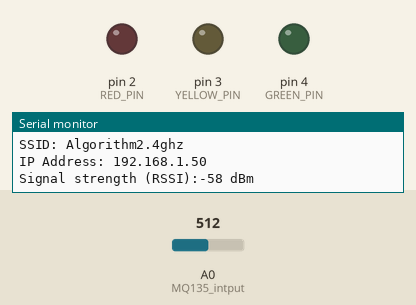
Simulated run of this sketch. Board: Arduino Mega 2560, built with avr-gcc and run on an emulated ATmega2560. Shown: output pins drawn as LEDs (lit = HIGH), the last lines printed to the serial monitor. The inputs (shaded band) are chosen by the test bench; at power-on: A0 (MQ135_intput) = 512. WiFi joins after 1.5 s; servers stay silent unless stated; uploads are accepted with an empty reply.

Above: at 2.7 s.
2.8 s: A0 (MQ135_intput) set to 140
At 5.5 s:
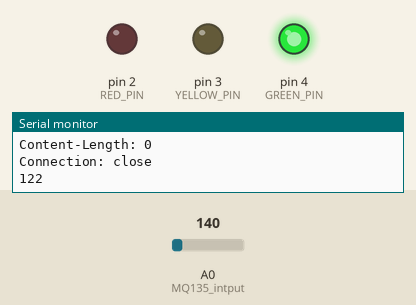
5.8 s: A0 (MQ135_intput) set to 196
8.8 s: A0 (MQ135_intput) set to 215
At 11.5 s:
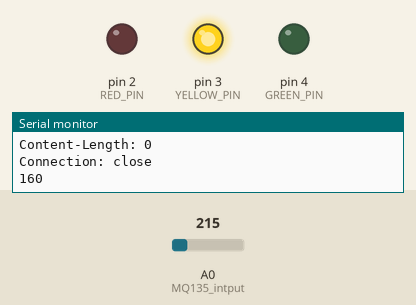
11.8 s: A0 (MQ135_intput) set to 745
14.8 s: A0 (MQ135_intput) set to 772
At 18.1 s:
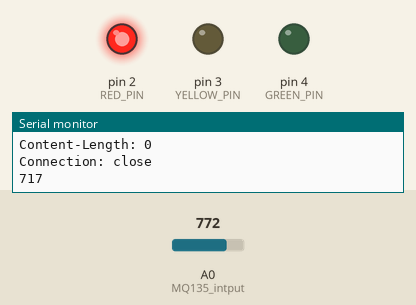
19.3 s: A0 (MQ135_intput) set to 716
At 22.1 s:
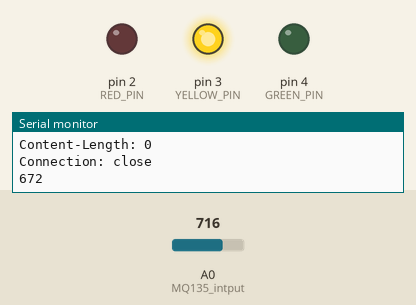
Timing chart, 0 to 23.3 s (numbered marks = the images above; inputs shaded):
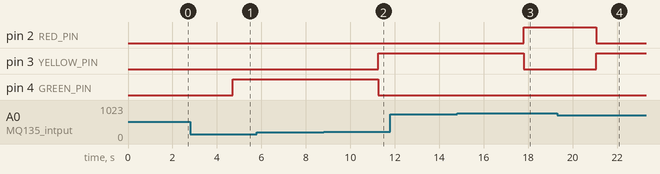

The sketch:

proj_final.ino
```cpp
// final project
// Student Name: Ronghuan You (your1)

// Air quality three levels:
// healthy level:     0 < ppm_value < 150
// moderate level: 150 <= ppm_value <= 700
// warning level:   700 < ppm_value

#include "WiFiEsp.h"
// Emulate Serial1 on pins 6/7 if not present
#ifndef HAVE_HWSERIAL1
#include "SoftwareSerial.h"
SoftwareSerial Serial1(10, 11);  // RX, TX
#endif

char ssid[] = "Algorithm2.4ghz"; // your network SSID (name)
char pass[] = "Fibonacci0.0";    // your network password
int status = WL_IDLE_STATUS;     // the Wifi radio's status
char server[] = "3.15.197.76";

// variables
char v1[] = "AirQualityValue:";
char ppm_val[4];                // ppm_val_3dig
char ppm_val_2dig[3];
char ppm_val_4dig[5];

char v2[] = "PredicationAirQuality:";
char predi_value[4];
char predi_2dig[3];
char predi_4dig[5];

char message1 = "AirQualityValueOver9999!";
char unit1[] = "PPM";
unsigned long pre_time = 0;

#define RED_PIN 2
#define YELLOW_PIN 3
#define GREEN_PIN 4
#define diff 55

boolean green = false;
boolean yellow = false;
boolean red = false;

char get_request[200];
// Initialize the Ethernet client object
WiFiEspClient client;

void setup()
{
  pinMode(A0, INPUT);                           //MQ135 intput
  pinMode(RED_PIN,OUTPUT);
  pinMode(YELLOW_PIN,OUTPUT);
  pinMode(GREEN_PIN,OUTPUT);

  Serial.begin(115200);                         // initialize serial for debugging
  Serial1.begin(115200);                        // initialize serial for ESP module
  WiFi.init(&Serial1);                          // initialize ESP module

  // check for the presence of the shield
  if (WiFi.status() == WL_NO_SHIELD) {
  //  Serial.println("WiFi shield not present");
  //  don't continue
  while (true);
}

  // attempt to connect to WiFi network
while ( status != WL_CONNECTED) {
  //  Serial.print("Attempting to connect to WPA SSID: ");
  //  Serial.println(ssid);
  // Connect to WPA/WPA2 network
  status = WiFi.begin(ssid, pass);
}

//  Serial.println("You're connected to the network");
  printWifiStatus();
}


void loop()
{
  unsigned long timer = millis();
  delay(1000);
  if (!client.connected()){
  //  Serial.println("Starting connection to server...");
  client.connect(server, 5000);
  }

  //  Serial.println("Connected to server");
  // ==========================================================================================
  // set up and calibration
  int current_ppm[10];                            // array to store ppm values with 10 size
  int original_ppm = 0;
  int calc_ppm = 0;                               //int for calculated ppm
  int sum_for_calib = 0;                          //int for averaging

  int arr_pre[100];
  int sum_pre = 0;

  for (int x = 0; x < 10; x++)
  {
    current_ppm[x] = analogRead(A0);
    delay(200);
  }

  for (int x = 0; x < 10; x++)                  //add samples together
  {
    sum_for_calib += current_ppm[x];
  }

  original_ppm = sum_for_calib / 10;            //divide samples by 10
  calc_ppm = original_ppm - diff;               //get calculated ppm
  // ==========================================================================================
  // for prediction ppm_value
  for (int x = 0; x < 100; x++)                  //store calculated_value to the array
  {
    arr_pre[x] = calc_ppm;
  }

  for (int x = 0; x < 100; x++)                  // get sum for all samples
  {
    sum_pre += arr_pre[x];
  }
  unsigned predi = sum_pre/100;

  // ==========================================================================================
  // part for LED lights
  if(calc_ppm <= 150)
  {
    digitalWrite(GREEN_PIN, HIGH);
    green = true;
    yellow = false;
    red = false;
  }

  if (green == true){
    digitalWrite(GREEN_PIN, HIGH);
    digitalWrite(YELLOW_PIN, LOW);
    digitalWrite(RED_PIN, LOW);
  }

  if( calc_ppm >= 150 and calc_ppm <= 700)
  {
    green = false;
    red = false;
    yellow = true;
  }

  if (yellow == true){
    digitalWrite(YELLOW_PIN, HIGH);
    digitalWrite(GREEN_PIN, LOW);
    digitalWrite(RED_PIN, LOW);
  }

  if( calc_ppm > 700)
  {
    red = true;
    green = false;
    yellow = false;
  }

  if (red == true){
    digitalWrite(RED_PIN, HIGH);
    digitalWrite(GREEN_PIN, LOW);
    digitalWrite(YELLOW_PIN, LOW);
  }


  String ppm_value = String(calc_ppm);
  if (ppm_value.length() == 3){
    for (int i = 0; i < ppm_value.length(); i++)
    {
      ppm_val[i] = ppm_value.charAt(i);
    }
    ppm_val[4] = '\0';
  }
  else if (ppm_value.length() == 2){
    for (int i = 0; i < ppm_value.length(); i++)
    {
      ppm_val_2dig[i] = ppm_value.charAt(i);
    }
    ppm_val_2dig[3] = '\0';
  }
  else if (ppm_value.length() == 4){
    for (int i = 0; i < ppm_value.length(); i++)
    {
      ppm_val_4dig[i] = ppm_value.charAt(i);
    }
    ppm_val_4dig[5] = '\0';
  }

  // ==========================================================================================
  //  Make a HTTP request for prediction ppm value
  // update prediction ppm value every hour
  if (timer - pre_time >= 3600000)
  {
    String str_predi = String(predi);
    if (str_predi.length() == 3){
      for (int i = 0; i < str_predi.length(); i++)
      {
        predi_value[i] = str_predi.charAt(i);
      }
      predi_value[4] = '\0';
    }
    else if(str_predi.length() == 2){
      for (int i = 0; i < str_predi.length(); i++)
      {
        predi_2dig[i] = str_predi.charAt(i);
      }
      predi_2dig[3] = '\0';
    }
    else if(str_predi.length() == 4){
      for (int i = 0; i < str_predi.length(); i++)
      {
        predi_4dig[i] = str_predi.charAt(i);
      }
      predi_4dig[5] = '\0';
    }

    if (str_predi.length() == 2){
      sprintf(get_request,"GET /?var=%s%s%s HTTP/1.1\r\nHost: 0.0.0.0\r\nConnection: close\r\n\r\n", v2, predi_2dig, unit1);
    }
    else if (str_predi.length() == 3){
      sprintf(get_request,"GET /?var=%s%s%s HTTP/1.1\r\nHost: 0.0.0.0\r\nConnection: close\r\n\r\n", v2, predi_value, unit1);
    }
    else if (str_predi.length() == 4){
      sprintf(get_request,"GET /?var=%s%s%s HTTP/1.1\r\nHost: 0.0.0.0\r\nConnection: close\r\n\r\n", v2, predi_4dig, unit1);
    }else{
      sprintf(get_request,"GET /?var=%s HTTP/1.1\r\nHost: 0.0.0.0\r\nConnection: close\r\n\r\n", message1);
    }

    client.print(get_request);
    while (client.available())
    {
      char c = client.read();
      Serial.write(c);
    }
    pre_time = timer;
  }
  // ==========================================================================================
  //  Make a HTTP request
  if (ppm_value.length() == 2){
    sprintf(get_request,"GET /?var=%s%s%s HTTP/1.1\r\nHost: 0.0.0.0\r\nConnection: close\r\n\r\n", v1, ppm_val_2dig, unit1);
  }
  else if(ppm_value.length() == 3){
    sprintf(get_request,"GET /?var=%s%s%s HTTP/1.1\r\nHost: 0.0.0.0\r\nConnection: close\r\n\r\n", v1, ppm_val, unit1);
  }
  else if(ppm_value.length() == 4){
    sprintf(get_request,"GET /?var=%s%s%s HTTP/1.1\r\nHost: 0.0.0.0\r\nConnection: close\r\n\r\n", v1, ppm_val_4dig, unit1);
  }else{
      sprintf(get_request,"GET /?var=%s HTTP/1.1\r\nHost: 0.0.0.0\r\nConnection: close\r\n\r\n", message1);
  }
  client.print(get_request);
  while (client.available()) {
    char c = client.read();
    Serial.write(c);
  }
  // send data for graph
  Serial.println(ppm_value);
  //  delay(20000);
}
  // ==========================================================================================
void printWifiStatus()
{
  // print the SSID of the network you're attached to
  Serial.print("SSID: ");
  Serial.println(WiFi.SSID());

  // print your WiFi shield's IP address
  IPAddress ip = WiFi.localIP();
  Serial.print("IP Address: ");
  Serial.println(ip);

  // print the received signal strength
  long rssi = WiFi.RSSI();

  Serial.print("Signal strength (RSSI):");
  Serial.print(rssi);
  Serial.println(" dBm");
}
```

Measured:
- the behaviour switches between 204 and 205 on A0 (MQ135_intput) (found by bisection; images 1 and 2)
- the behaviour switches between 755 and 756 on A0 (MQ135_intput) (found by bisection; images 2 and 3)
- after the input at 2.8 s, pin 3 (YELLOW_PIN): stays LOW (without the input it goes to HIGH after 1.9 s); pin 4 (GREEN_PIN): LOW → HIGH after 1.9 s
- after the input at 8.8 s, pin 3 (YELLOW_PIN): LOW → HIGH after 2.5 s; pin 4 (GREEN_PIN): HIGH → LOW after 2.5 s
- after the input at 14.8 s, pin 2 (RED_PIN): LOW → HIGH after 3.0 s; pin 3 (YELLOW_PIN): HIGH → LOW after 3.0 s
- after the input at 19.3 s, pin 2 (RED_PIN): HIGH → LOW after 1.8 s; pin 3 (YELLOW_PIN): LOW → HIGH after 1.8 s
